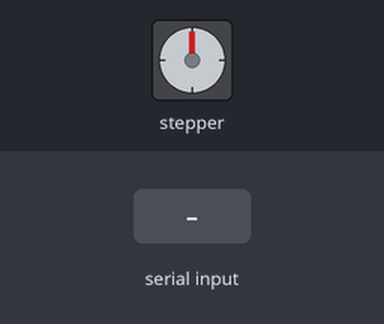
This sketch was run on a simulated Arduino Uno, built with avr-gcc and run on an emulated ATmega328P. On the bench: stepper motor. Inputs (shaded band) come from the test bench. Stepper angles assume 400 steps per turn.

Above: at 1.2 s.
1.3 s: "1" received over Serial
At 6.3 s:
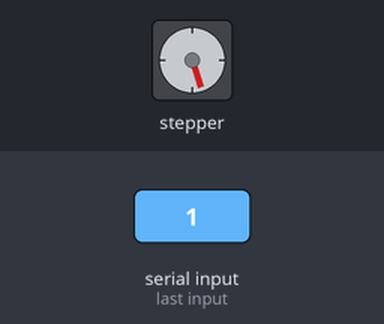
7.3 s: "0" received over Serial
At 13.0 s:
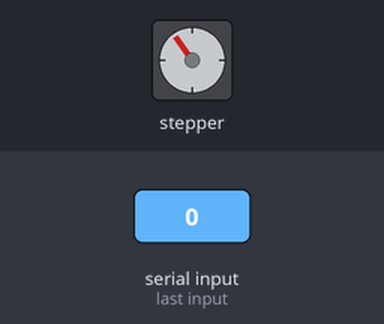
13.3 s: "2" received over Serial
At 18.8 s:
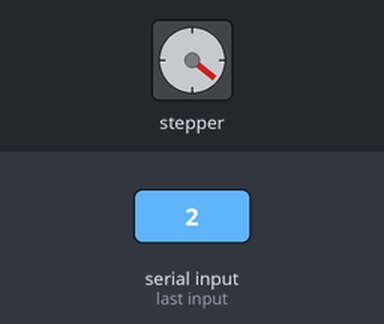
Timing chart, 0 to 20.3 s (numbered marks = the images above; inputs shaded):
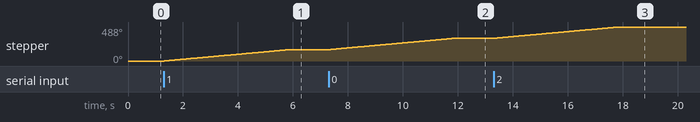

The sketch:

Prism.ino
```cpp
#include <Stepper.h>
int speed = 10;
int step = 1;
int roundStep = 400;
Stepper stepper(roundStep, 11, 10, 9, 8);

void setup() {
  Serial.begin(9600);
}

void loop() {
  if (Serial.available() > 0) {
    action();
    clearBuffer();
  }
}

void action() {
  for (int i = 0; i <= 180; i++) {
    stepper.setSpeed(speed);
    stepper.step(step);
    delay(10);
  }
}

void clearBuffer() {
  int bufferLength = Serial.available();
  for (int i = 0; i < bufferLength; i++) {
    Serial.read();
  }
}
```

Measured:
- after the input at 1.3 s, stepper: turns 162° clockwise in 4.5 s, starting at once
- after the input at 7.3 s, stepper: turns 163° clockwise in 4.6 s, starting at once
- after the input at 13.3 s, stepper: turns 163° clockwise in 4.6 s, starting at once
